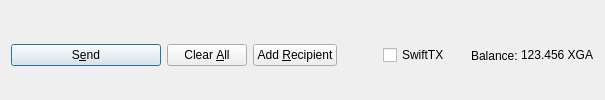
         <widget class="QFrame" name="frame_Send">
          <layout class="QHBoxLayout" name="horizontalLayout">
           <property name="bottomMargin">
            <number>0</number>
           </property>
           <item>
            <widget class="QPushButton" name="sendButton">
             <property name="minimumSize">
              <size>
               <width>150</width>
               <height>0</height>
              </size>
             </property>
             <property name="toolTip">
              <string>Confirm the send action</string>
             </property>
             <property name="text">
              <string>S&amp;end</string>
             </property>
             <property name="icon">
              <iconset resource="../lega.qrc">
               <normaloff>:/icons/send</normaloff>:/icons/send</iconset>
             </property>
             <property name="autoDefault">
              <bool>false</bool>
             </property>
             <property name="default">
              <bool>true</bool>
             </property>
            </widget>
           </item>
           <item>
            <widget class="QPushButton" name="clearButton">
             <property name="sizePolicy">
              <sizepolicy hsizetype="Minimum" vsizetype="Fixed">
               <horstretch>0</horstretch>
               <verstretch>0</verstretch>
              </sizepolicy>
             </property>
             <property name="toolTip">
              <string>Clear all fields of the form.</string>
             </property>
             <property name="text">
              <string>Clear &amp;All</string>
             </property>
             <property name="icon">
              <iconset resource="../lega.qrc">
               <normaloff>:/icons/remove</normaloff>:/icons/remove</iconset>
             </property>
             <property name="autoDefault">
              <bool>false</bool>
             </property>
            </widget>
           </item>
           <item>
            <widget class="QPushButton" name="addButton">
             <property name="toolTip">
              <string>Send to multiple recipients at once</string>
             </property>
             <property name="text">
              <string>Add &amp;Recipient</string>
             </property>
             <property name="icon">
              <iconset resource="../lega.qrc">
               <normaloff>:/icons/add</normaloff>:/icons/add</iconset>
             </property>
             <property name="autoDefault">
              <bool>false</bool>
             </property>
            </widget>
           </item>
           <item>
            <spacer name="horizontalSpacer">
             <property name="orientation">
              <enum>Qt::Horizontal</enum>
             </property>
             <property name="sizeHint" stdset="0">
              <size>
               <width>40</width>
               <height>20</height>
              </size>
             </property>
            </spacer>
           </item>
           <item>
            <layout class="QHBoxLayout" name="horizontalLayout_2">
             <property name="spacing">
              <number>3</number>
             </property>
             <item>
              <widget class="QCheckBox" name="checkSwiftTX">
               <property name="enabled">
                <bool>true</bool>
               </property>
               <property name="minimumSize">
                <size>
                 <width>85</width>
                 <height>0</height>
                </size>
               </property>
               <property name="text">
                <string>SwiftTX</string>
               </property>
              </widget>
             </item>
             <item>
              <widget class="QLabel" name="label">
               <property name="text">
                <string>Balance:</string>
               </property>
              </widget>
             </item>
             <item>
              <widget class="QLabel" name="labelBalance">
               <property name="sizePolicy">
                <sizepolicy hsizetype="Preferred" vsizetype="Fixed">
                 <horstretch>0</horstretch>
                 <verstretch>0</verstretch>
                </sizepolicy>
               </property>
               <property name="cursor">
                <cursorShape>IBeamCursor</cursorShape>
               </property>
               <property name="text">
                <string notr="true">123.456 XGA</string>
               </property>
               <property name="textInteractionFlags">
                <set>Qt::LinksAccessibleByMouse|Qt::TextSelectableByKeyboard|Qt::TextSelectableByMouse</set>
               </property>
              </widget>
             </item>
            </layout>
           </item>
          </layout>
         </widget>
